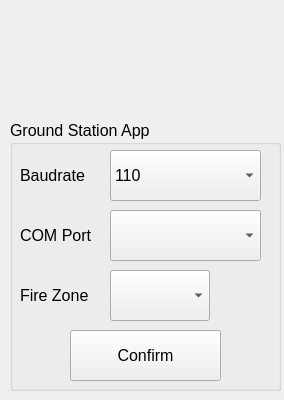
<?xml version="1.0" encoding="UTF-8"?>
<ui version="4.0">
 <class>GroundAppEntry</class>
 <widget class="QMainWindow" name="GroundAppEntry">
  <property name="geometry">
   <rect>
    <x>0</x>
    <y>0</y>
    <width>284</width>
    <height>400</height>
   </rect>
  </property>
  <property name="sizePolicy">
   <sizepolicy hsizetype="Fixed" vsizetype="Fixed">
    <horstretch>0</horstretch>
    <verstretch>0</verstretch>
   </sizepolicy>
  </property>
  <property name="maximumSize">
   <size>
    <width>455</width>
    <height>689</height>
   </size>
  </property>
  <property name="windowTitle">
   <string>MainWindow</string>
  </property>
  <widget class="QWidget" name="centralwidget">
   <widget class="QGroupBox" name="groupBox">
    <property name="geometry">
     <rect>
      <x>10</x>
      <y>120</y>
      <width>271</width>
      <height>271</height>
     </rect>
    </property>
    <property name="sizePolicy">
     <sizepolicy hsizetype="Expanding" vsizetype="Expanding">
      <horstretch>0</horstretch>
      <verstretch>0</verstretch>
     </sizepolicy>
    </property>
    <property name="font">
     <font>
      <family>MS Shell Dlg 2</family>
      <pointsize>12</pointsize>
      <weight>50</weight>
      <italic>false</italic>
      <bold>false</bold>
     </font>
    </property>
    <property name="styleSheet">
     <string notr="true"/>
    </property>
    <property name="title">
     <string>Ground Station App</string>
    </property>
    <widget class="QComboBox" name="PortList">
     <property name="geometry">
      <rect>
       <x>100</x>
       <y>90</y>
       <width>151</width>
       <height>51</height>
      </rect>
     </property>
     <property name="sizePolicy">
      <sizepolicy hsizetype="Fixed" vsizetype="Fixed">
       <horstretch>0</horstretch>
       <verstretch>0</verstretch>
      </sizepolicy>
     </property>
     <property name="maximumSize">
      <size>
       <width>220</width>
       <height>51</height>
      </size>
     </property>
    </widget>
    <widget class="QPushButton" name="ConfirmButton">
     <property name="geometry">
      <rect>
       <x>60</x>
       <y>210</y>
       <width>151</width>
       <height>51</height>
      </rect>
     </property>
     <property name="sizePolicy">
      <sizepolicy hsizetype="Fixed" vsizetype="Fixed">
       <horstretch>0</horstretch>
       <verstretch>0</verstretch>
      </sizepolicy>
     </property>
     <property name="minimumSize">
      <size>
       <width>151</width>
       <height>51</height>
      </size>
     </property>
     <property name="maximumSize">
      <size>
       <width>151</width>
       <height>51</height>
      </size>
     </property>
     <property name="font">
      <font>
       <family>MS Shell Dlg 2</family>
       <pointsize>12</pointsize>
       <weight>50</weight>
       <italic>false</italic>
       <bold>false</bold>
      </font>
     </property>
     <property name="text">
      <string>Confirm</string>
     </property>
    </widget>
    <widget class="QComboBox" name="BaudList">
     <property name="geometry">
      <rect>
       <x>100</x>
       <y>30</y>
       <width>151</width>
       <height>51</height>
      </rect>
     </property>
     <property name="sizePolicy">
      <sizepolicy hsizetype="Fixed" vsizetype="Fixed">
       <horstretch>0</horstretch>
       <verstretch>0</verstretch>
      </sizepolicy>
     </property>
     <property name="maximumSize">
      <size>
       <width>220</width>
       <height>51</height>
      </size>
     </property>
     <property name="font">
      <font>
       <family>MS Shell Dlg 2</family>
       <pointsize>12</pointsize>
       <weight>50</weight>
       <italic>false</italic>
       <bold>false</bold>
      </font>
     </property>
     <item>
      <property name="text">
       <string>110</string>
      </property>
     </item>
     <item>
      <property name="text">
       <string>150</string>
      </property>
     </item>
     <item>
      <property name="text">
       <string>300</string>
      </property>
     </item>
     <item>
      <property name="text">
       <string>1200</string>
      </property>
     </item>
     <item>
      <property name="text">
       <string>2400</string>
      </property>
     </item>
     <item>
      <property name="text">
       <string>4800</string>
      </property>
     </item>
     <item>
      <property name="text">
       <string>9600</string>
      </property>
     </item>
     <item>
      <property name="text">
       <string>19200</string>
      </property>
     </item>
     <item>
      <property name="text">
       <string>38400</string>
      </property>
     </item>
     <item>
      <property name="text">
       <string>57600</string>
      </property>
     </item>
     <item>
      <property name="text">
       <string>115200</string>
      </property>
     </item>
     <item>
      <property name="text">
       <string>230400</string>
      </property>
     </item>
     <item>
      <property name="text">
       <string>460800</string>
      </property>
     </item>
     <item>
      <property name="text">
       <string>921600</string>
      </property>
     </item>
    </widget>
    <widget class="QLabel" name="BaudLabel">
     <property name="geometry">
      <rect>
       <x>10</x>
       <y>30</y>
       <width>91</width>
       <height>51</height>
      </rect>
     </property>
     <property name="sizePolicy">
      <sizepolicy hsizetype="Expanding" vsizetype="Expanding">
       <horstretch>0</horstretch>
       <verstretch>0</verstretch>
      </sizepolicy>
     </property>
     <property name="font">
      <font>
       <family>MS Shell Dlg 2</family>
       <pointsize>12</pointsize>
       <weight>50</weight>
       <italic>false</italic>
       <bold>false</bold>
      </font>
     </property>
     <property name="styleSheet">
      <string notr="true"/>
     </property>
     <property name="text">
      <string>Baudrate</string>
     </property>
    </widget>
    <widget class="QLabel" name="PortLabel">
     <property name="geometry">
      <rect>
       <x>10</x>
       <y>90</y>
       <width>91</width>
       <height>51</height>
      </rect>
     </property>
     <property name="sizePolicy">
      <sizepolicy hsizetype="Expanding" vsizetype="Expanding">
       <horstretch>0</horstretch>
       <verstretch>0</verstretch>
      </sizepolicy>
     </property>
     <property name="font">
      <font>
       <family>MS Shell Dlg 2</family>
       <pointsize>12</pointsize>
       <weight>50</weight>
       <italic>false</italic>
       <bold>false</bold>
      </font>
     </property>
     <property name="styleSheet">
      <string notr="true"/>
     </property>
     <property name="text">
      <string>COM Port</string>
     </property>
    </widget>
    <widget class="QLabel" name="LaunchZoneLabel">
     <property name="geometry">
      <rect>
       <x>10</x>
       <y>150</y>
       <width>91</width>
       <height>51</height>
      </rect>
     </property>
     <property name="sizePolicy">
      <sizepolicy hsizetype="Expanding" vsizetype="Expanding">
       <horstretch>0</horstretch>
       <verstretch>0</verstretch>
      </sizepolicy>
     </property>
     <property name="font">
      <font>
       <family>MS Shell Dlg 2</family>
       <pointsize>12</pointsize>
       <weight>50</weight>
       <italic>false</italic>
       <bold>false</bold>
      </font>
     </property>
     <property name="styleSheet">
      <string notr="true"/>
     </property>
     <property name="text">
      <string>Fire Zone</string>
     </property>
    </widget>
    <widget class="QComboBox" name="ZoneList">
     <property name="geometry">
      <rect>
       <x>100</x>
       <y>150</y>
       <width>100</width>
       <height>51</height>
      </rect>
     </property>
     <property name="sizePolicy">
      <sizepolicy hsizetype="Fixed" vsizetype="Fixed">
       <horstretch>0</horstretch>
       <verstretch>0</verstretch>
      </sizepolicy>
     </property>
     <property name="minimumSize">
      <size>
       <width>100</width>
       <height>51</height>
      </size>
     </property>
     <property name="maximumSize">
      <size>
       <width>100</width>
       <height>51</height>
      </size>
     </property>
    </widget>
   </widget>
   <widget class="QLabel" name="AIAALogo">
    <property name="geometry">
     <rect>
      <x>100</x>
      <y>20</y>
      <width>91</width>
      <height>91</height>
     </rect>
    </property>
    <property name="text">
     <string/>
    </property>
   </widget>
  </widget>
 </widget>
 <resources/>
 <connections/>
</ui>
